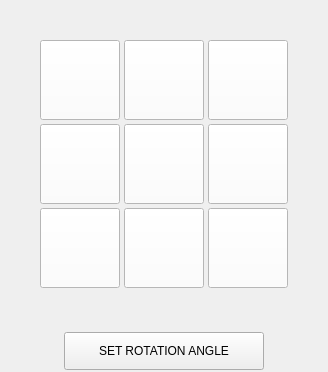
           <widget class="QWidget" name="edge_angle">
            <layout class="QHBoxLayout" name="horizontalLayout_49">
             <property name="spacing">
              <number>2</number>
             </property>
             <property name="leftMargin">
              <number>0</number>
             </property>
             <property name="topMargin">
              <number>0</number>
             </property>
             <property name="rightMargin">
              <number>0</number>
             </property>
             <property name="bottomMargin">
              <number>0</number>
             </property>
             <item>
              <widget class="QWidget" name="widget_16" native="true">
               <property name="sizePolicy">
                <sizepolicy hsizetype="Preferred" vsizetype="Preferred">
                 <horstretch>0</horstretch>
                 <verstretch>0</verstretch>
                </sizepolicy>
               </property>
               <layout class="QVBoxLayout" name="verticalLayout_41">
                <property name="spacing">
                 <number>2</number>
                </property>
                <property name="leftMargin">
                 <number>0</number>
                </property>
                <property name="topMargin">
                 <number>0</number>
                </property>
                <property name="rightMargin">
                 <number>0</number>
                </property>
                <property name="bottomMargin">
                 <number>0</number>
                </property>
                <item>
                 <widget class="QWidget" name="widget_45" native="true">
                  <property name="sizePolicy">
                   <sizepolicy hsizetype="Preferred" vsizetype="Preferred">
                    <horstretch>0</horstretch>
                    <verstretch>0</verstretch>
                   </sizepolicy>
                  </property>
                  <property name="minimumSize">
                   <size>
                    <width>0</width>
                    <height>0</height>
                   </size>
                  </property>
                  <property name="maximumSize">
                   <size>
                    <width>16777215</width>
                    <height>16777215</height>
                   </size>
                  </property>
                  <property name="styleSheet">
                   <string notr="true"/>
                  </property>
                  <layout class="QGridLayout" name="gridLayout_8">
                   <property name="leftMargin">
                    <number>0</number>
                   </property>
                   <property name="topMargin">
                    <number>0</number>
                   </property>
                   <property name="rightMargin">
                    <number>0</number>
                   </property>
                   <property name="bottomMargin">
                    <number>0</number>
                   </property>
                   <property name="spacing">
                    <number>4</number>
                   </property>
                   <item row="3" column="4">
                    <spacer name="horizontalSpacer_11">
                     <property name="orientation">
                      <enum>Qt::Horizontal</enum>
                     </property>
                     <property name="sizeHint" stdset="0">
                      <size>
                       <width>40</width>
                       <height>20</height>
                      </size>
                     </property>
                    </spacer>
                   </item>
                   <item row="3" column="0">
                    <spacer name="horizontalSpacer_10">
                     <property name="orientation">
                      <enum>Qt::Horizontal</enum>
                     </property>
                     <property name="sizeHint" stdset="0">
                      <size>
                       <width>40</width>
                       <height>20</height>
                      </size>
                     </property>
                    </spacer>
                   </item>
                   <item row="2" column="1">
                    <widget class="QPushButton" name="probe_corner_x_plus_edge_angle">
                     <property name="sizePolicy">
                      <sizepolicy hsizetype="Fixed" vsizetype="Fixed">
                       <horstretch>0</horstretch>
                       <verstretch>0</verstretch>
                      </sizepolicy>
                     </property>
                     <property name="minimumSize">
                      <size>
                       <width>80</width>
                       <height>80</height>
                      </size>
                     </property>
                     <property name="maximumSize">
                      <size>
                       <width>80</width>
                       <height>80</height>
                      </size>
                     </property>
                     <property name="toolTip">
                      <string>corner_x_plus_edge_angle</string>
                     </property>
                     <property name="styleSheet">
                      <string>background: white;</string>
                     </property>
                     <property name="icon">
                      <iconset>
                       <normaloff>../images/widgets/basic_probe_icons/probe_corner_x_plus_edge_angle_r.png</normaloff>../images/widgets/basic_probe_icons/probe_corner_x_plus_edge_angle_r.png</iconset>
                     </property>
                     <property name="iconSize">
                      <size>
                       <width>90</width>
                       <height>90</height>
                      </size>
                     </property>
                     <property name="filename" stdset="0">
                      <string>probe_corner_x_plus_edge_angle</string>
                     </property>
                     <attribute name="buttonGroup">
                      <string notr="true">skew_buttonGroup</string>
                     </attribute>
                    </widget>
                   </item>
                   <item row="2" column="3">
                    <widget class="QPushButton" name="probe_corner_y_minus_edge_angle">
                     <property name="sizePolicy">
                      <sizepolicy hsizetype="Fixed" vsizetype="Fixed">
                       <horstretch>0</horstretch>
                       <verstretch>0</verstretch>
                      </sizepolicy>
                     </property>
                     <property name="minimumSize">
                      <size>
                       <width>80</width>
                       <height>80</height>
                      </size>
                     </property>
                     <property name="maximumSize">
                      <size>
                       <width>80</width>
                       <height>80</height>
                      </size>
                     </property>
                     <property name="toolTip">
                      <string>corner_y_minus_edge_angle</string>
                     </property>
                     <property name="styleSheet">
                      <string notr="true">background: white;</string>
                     </property>
                     <property name="text">
                      <string/>
                     </property>
                     <property name="icon">
                      <iconset>
                       <normaloff>../images/widgets/basic_probe_icons/probe_corner_y_minus_edge_angle_r.png</normaloff>../images/widgets/basic_probe_icons/probe_corner_y_minus_edge_angle_r.png</iconset>
                     </property>
                     <property name="iconSize">
                      <size>
                       <width>90</width>
                       <height>90</height>
                      </size>
                     </property>
                     <property name="filename" stdset="0">
                      <string>probe_corner_y_minus_edge_angle</string>
                     </property>
                     <attribute name="buttonGroup">
                      <string notr="true">skew_buttonGroup</string>
                     </attribute>
                    </widget>
                   </item>
                   <item row="2" column="2">
                    <widget class="QPushButton" name="probe_back_edge_angle">
                     <property name="sizePolicy">
                      <sizepolicy hsizetype="Fixed" vsizetype="Fixed">
                       <horstretch>0</horstretch>
                       <verstretch>0</verstretch>
                      </sizepolicy>
                     </property>
                     <property name="minimumSize">
                      <size>
                       <width>80</width>
                       <height>80</height>
                      </size>
                     </property>
                     <property name="maximumSize">
                      <size>
                       <width>80</width>
                       <height>80</height>
                      </size>
                     </property>
                     <property name="toolTip">
                      <string>back_edge_angle</string>
                     </property>
                     <property name="styleSheet">
                      <string notr="true">background: white;</string>
                     </property>
                     <property name="text">
                      <string/>
                     </property>
                     <property name="icon">
                      <iconset>
                       <normaloff>../images/widgets/basic_probe_icons/probe_back_edge_angle_r.png</normaloff>../images/widgets/basic_probe_icons/probe_back_edge_angle_r.png</iconset>
                     </property>
                     <property name="iconSize">
                      <size>
                       <width>90</width>
                       <height>90</height>
                      </size>
                     </property>
                     <property name="filename" stdset="0">
                      <string>probe_back_edge_angle</string>
                     </property>
                     <attribute name="buttonGroup">
                      <string notr="true">skew_buttonGroup</string>
                     </attribute>
                    </widget>
                   </item>
                   <item row="3" column="1">
                    <widget class="QPushButton" name="probe_left_edge_angle">
                     <property name="sizePolicy">
                      <sizepolicy hsizetype="Fixed" vsizetype="Fixed">
                       <horstretch>0</horstretch>
                       <verstretch>0</verstretch>
                      </sizepolicy>
                     </property>
                     <property name="minimumSize">
                      <size>
                       <width>80</width>
                       <height>80</height>
                      </size>
                     </property>
                     <property name="maximumSize">
                      <size>
                       <width>80</width>
                       <height>80</height>
                      </size>
                     </property>
                     <property name="toolTip">
                      <string>left_edge_angle</string>
                     </property>
                     <property name="styleSheet">
                      <string notr="true">background: white;</string>
                     </property>
                     <property name="text">
                      <string/>
                     </property>
                     <property name="icon">
                      <iconset>
                       <normaloff>../images/widgets/basic_probe_icons/probe_left_edge_angle_r.png</normaloff>../images/widgets/basic_probe_icons/probe_left_edge_angle_r.png</iconset>
                     </property>
                     <property name="iconSize">
                      <size>
                       <width>90</width>
                       <height>90</height>
                      </size>
                     </property>
                     <property name="filename" stdset="0">
                      <string>probe_left_edge_angle</string>
                     </property>
                     <attribute name="buttonGroup">
                      <string notr="true">skew_buttonGroup</string>
                     </attribute>
                    </widget>
                   </item>
                   <item row="3" column="2">
                    <widget class="QPushButton" name="probe_z_minus_edge">
                     <property name="sizePolicy">
                      <sizepolicy hsizetype="Fixed" vsizetype="Fixed">
                       <horstretch>0</horstretch>
                       <verstretch>0</verstretch>
                      </sizepolicy>
                     </property>
                     <property name="minimumSize">
                      <size>
                       <width>80</width>
                       <height>80</height>
                      </size>
                     </property>
                     <property name="maximumSize">
                      <size>
                       <width>80</width>
                       <height>80</height>
                      </size>
                     </property>
                     <property name="toolTip">
                      <string>z_minus_wco</string>
                     </property>
                     <property name="styleSheet">
                      <string notr="true">background: white;</string>
                     </property>
                     <property name="text">
                      <string/>
                     </property>
                     <property name="icon">
                      <iconset>
                       <normaloff>../images/widgets/basic_probe_icons/z_top_r.png</normaloff>../images/widgets/basic_probe_icons/z_top_r.png</iconset>
                     </property>
                     <property name="iconSize">
                      <size>
                       <width>90</width>
                       <height>90</height>
                      </size>
                     </property>
                     <property name="filename" stdset="0">
                      <string>probe_z_minus_wco</string>
                     </property>
                     <attribute name="buttonGroup">
                      <string notr="true">skew_buttonGroup</string>
                     </attribute>
                    </widget>
                   </item>
                   <item row="3" column="3">
                    <widget class="QPushButton" name="probe_right_edge_angle">
                     <property name="sizePolicy">
                      <sizepolicy hsizetype="Fixed" vsizetype="Fixed">
                       <horstretch>0</horstretch>
                       <verstretch>0</verstretch>
                      </sizepolicy>
                     </property>
                     <property name="minimumSize">
                      <size>
                       <width>80</width>
                       <height>80</height>
                      </size>
                     </property>
                     <property name="maximumSize">
                      <size>
                       <width>80</width>
                       <height>80</height>
                      </size>
                     </property>
                     <property name="toolTip">
                      <string>right_edge_angle</string>
                     </property>
                     <property name="styleSheet">
                      <string notr="true">background: white;</string>
                     </property>
                     <property name="text">
                      <string/>
                     </property>
                     <property name="icon">
                      <iconset>
                       <normaloff>../images/widgets/basic_probe_icons/probe_right_edge_angle_r.png</normaloff>../images/widgets/basic_probe_icons/probe_right_edge_angle_r.png</iconset>
                     </property>
                     <property name="iconSize">
                      <size>
                       <width>90</width>
                       <height>90</height>
                      </size>
                     </property>
                     <property name="filename" stdset="0">
                      <string>probe_right_edge_angle</string>
                     </property>
                     <attribute name="buttonGroup">
                      <string notr="true">skew_buttonGroup</string>
                     </attribute>
                    </widget>
                   </item>
                   <item row="4" column="1">
                    <widget class="QPushButton" name="probe_corner_y_plus_edge_angle">
                     <property name="sizePolicy">
                      <sizepolicy hsizetype="Fixed" vsizetype="Fixed">
                       <horstretch>0</horstretch>
                       <verstretch>0</verstretch>
                      </sizepolicy>
                     </property>
                     <property name="minimumSize">
                      <size>
                       <width>80</width>
                       <height>80</height>
                      </size>
                     </property>
                     <property name="maximumSize">
                      <size>
                       <width>80</width>
                       <height>80</height>
                      </size>
                     </property>
                     <property name="toolTip">
                      <string>corner_y_plus_edge_angle</string>
                     </property>
                     <property name="styleSheet">
                      <string notr="true">background: white;</string>
                     </property>
                     <property name="text">
                      <string/>
                     </property>
                     <property name="icon">
                      <iconset>
                       <normaloff>../images/widgets/basic_probe_icons/probe_corner_y_plus_edge_angle_r.png</normaloff>../images/widgets/basic_probe_icons/probe_corner_y_plus_edge_angle_r.png</iconset>
                     </property>
                     <property name="iconSize">
                      <size>
                       <width>90</width>
                       <height>90</height>
                      </size>
                     </property>
                     <property name="filename" stdset="0">
                      <string>probe_corner_y_plus_edge_angle</string>
                     </property>
                     <attribute name="buttonGroup">
                      <string notr="true">skew_buttonGroup</string>
                     </attribute>
                    </widget>
                   </item>
                   <item row="4" column="3">
                    <widget class="QPushButton" name="probe_corner_x_minus_edge_angle">
                     <property name="sizePolicy">
                      <sizepolicy hsizetype="Fixed" vsizetype="Fixed">
                       <horstretch>0</horstretch>
                       <verstretch>0</verstretch>
                      </sizepolicy>
                     </property>
                     <property name="minimumSize">
                      <size>
                       <width>80</width>
                       <height>80</height>
                      </size>
                     </property>
                     <property name="maximumSize">
                      <size>
                       <width>80</width>
                       <height>80</height>
                      </size>
                     </property>
                     <property name="toolTip">
                      <string>corner_x_minus_edge_angle</string>
                     </property>
                     <property name="styleSheet">
                      <string notr="true">background: white;</string>
                     </property>
                     <property name="text">
                      <string/>
                     </property>
                     <property name="icon">
                      <iconset>
                       <normaloff>../images/widgets/basic_probe_icons/probe_corner_x_minus_edge_angle_r.png</normaloff>../images/widgets/basic_probe_icons/probe_corner_x_minus_edge_angle_r.png</iconset>
                     </property>
                     <property name="iconSize">
                      <size>
                       <width>90</width>
                       <height>90</height>
                      </size>
                     </property>
                     <property name="filename" stdset="0">
                      <string>probe_corner_x_minus_edge_angle</string>
                     </property>
                     <attribute name="buttonGroup">
                      <string notr="true">skew_buttonGroup</string>
                     </attribute>
                    </widget>
                   </item>
                   <item row="4" column="2">
                    <widget class="QPushButton" name="probe_front_edge_angle">
                     <property name="sizePolicy">
                      <sizepolicy hsizetype="Fixed" vsizetype="Fixed">
                       <horstretch>0</horstretch>
                       <verstretch>0</verstretch>
                      </sizepolicy>
                     </property>
                     <property name="minimumSize">
                      <size>
                       <width>80</width>
                       <height>80</height>
                      </size>
                     </property>
                     <property name="maximumSize">
                      <size>
                       <width>80</width>
                       <height>80</height>
                      </size>
                     </property>
                     <property name="toolTip">
                      <string>front_edge_angle</string>
                     </property>
                     <property name="styleSheet">
                      <string notr="true">background: white;</string>
                     </property>
                     <property name="text">
                      <string/>
                     </property>
                     <property name="icon">
                      <iconset>
                       <normaloff>../images/widgets/basic_probe_icons/probe_front_edge_angle_r.png</normaloff>../images/widgets/basic_probe_icons/probe_front_edge_angle_r.png</iconset>
                     </property>
                     <property name="iconSize">
                      <size>
                       <width>90</width>
                       <height>90</height>
                      </size>
                     </property>
                     <property name="filename" stdset="0">
                      <string>probe_front_edge_angle</string>
                     </property>
                     <attribute name="buttonGroup">
                      <string notr="true">skew_buttonGroup</string>
                     </attribute>
                    </widget>
                   </item>
                   <item row="1" column="2">
                    <spacer name="verticalSpacer_24">
                     <property name="orientation">
                      <enum>Qt::Vertical</enum>
                     </property>
                     <property name="sizeHint" stdset="0">
                      <size>
                       <width>20</width>
                       <height>40</height>
                      </size>
                     </property>
                    </spacer>
                   </item>
                  </layout>
                 </widget>
                </item>
                <item>
                 <spacer name="verticalSpacer_26">
                  <property name="orientation">
                   <enum>Qt::Vertical</enum>
                  </property>
                  <property name="sizeHint" stdset="0">
                   <size>
                    <width>20</width>
                    <height>40</height>
                   </size>
                  </property>
                 </spacer>
                </item>
                <item>
                 <widget class="QWidget" name="widget_17" native="true">
                  <property name="sizePolicy">
                   <sizepolicy hsizetype="Preferred" vsizetype="Fixed">
                    <horstretch>0</horstretch>
                    <verstretch>0</verstretch>
                   </sizepolicy>
                  </property>
                  <property name="minimumSize">
                   <size>
                    <width>0</width>
                    <height>42</height>
                   </size>
                  </property>
                  <property name="maximumSize">
                   <size>
                    <width>16777215</width>
                    <height>42</height>
                   </size>
                  </property>
                  <layout class="QHBoxLayout" name="horizontalLayout_54">
                   <property name="spacing">
                    <number>0</number>
                   </property>
                   <property name="leftMargin">
                    <number>8</number>
                   </property>
                   <property name="topMargin">
                    <number>0</number>
                   </property>
                   <property name="rightMargin">
                    <number>8</number>
                   </property>
                   <property name="bottomMargin">
                    <number>0</number>
                   </property>
                   <item>
                    <widget class="QPushButton" name="set_wco_offset_btn">
                     <property name="sizePolicy">
                      <sizepolicy hsizetype="Preferred" vsizetype="Preferred">
                       <horstretch>1</horstretch>
                       <verstretch>0</verstretch>
                      </sizepolicy>
                     </property>
                     <property name="minimumSize">
                      <size>
                       <width>200</width>
                       <height>38</height>
                      </size>
                     </property>
                     <property name="maximumSize">
                      <size>
                       <width>200</width>
                       <height>38</height>
                      </size>
                     </property>
                     <property name="styleSheet">
                      <string notr="true"/>
                     </property>
                     <property name="text">
                      <string>SET ROTATION ANGLE</string>
                     </property>
                     <property name="checkable">
                      <bool>true</bool>
                     </property>
                     <property name="checked">
                      <bool>false</bool>
                     </property>
                     <property name="autoExclusive">
                      <bool>true</bool>
                     </property>
                     <property name="default">
                      <bool>false</bool>
                     </property>
                    </widget>
                   </item>
                  </layout>
                 </widget>
                </item>
               </layout>
              </widget>
             </item>
            </layout>
           </widget>
